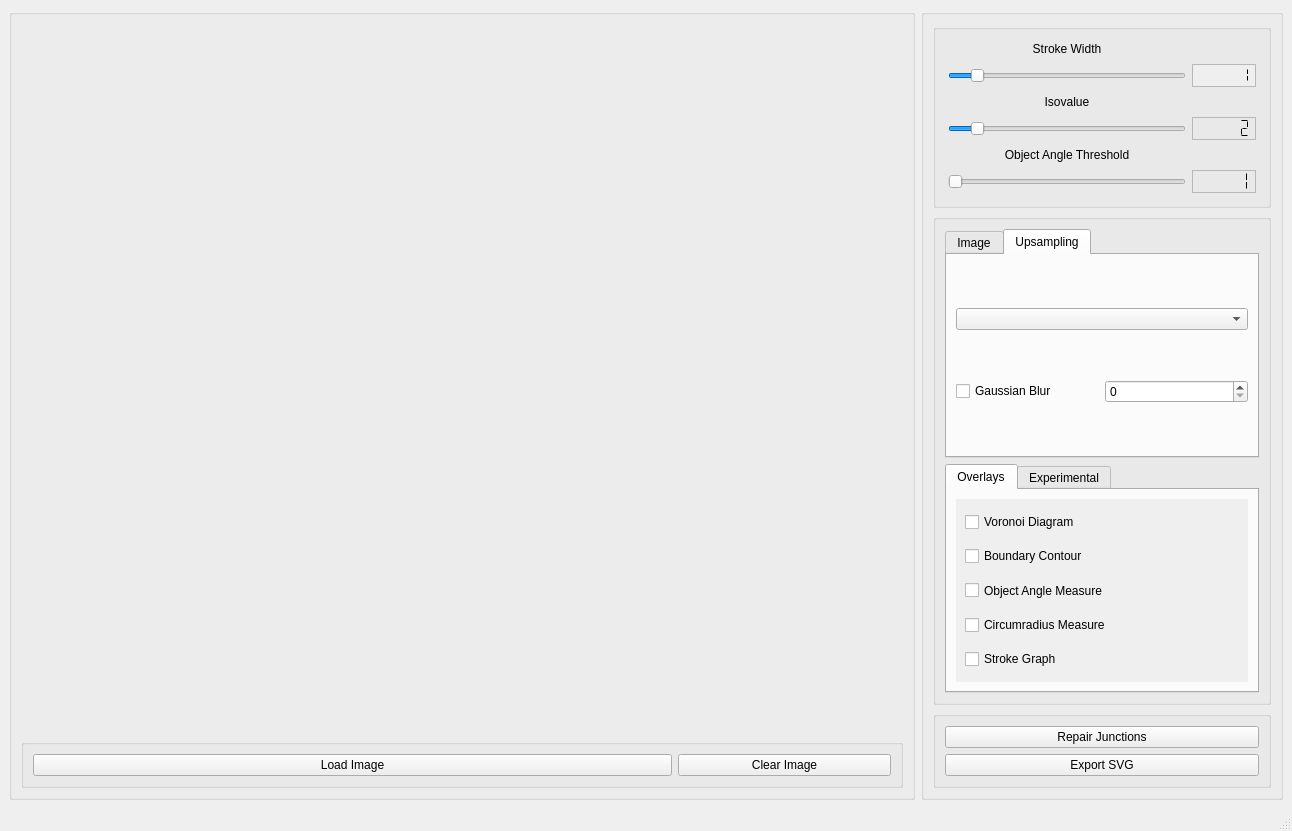
<?xml version="1.0" encoding="UTF-8"?>
<ui version="4.0">
 <class>MainWindow</class>
 <widget class="QMainWindow" name="MainWindow">
  <property name="geometry">
   <rect>
    <x>0</x>
    <y>0</y>
    <width>1292</width>
    <height>831</height>
   </rect>
  </property>
  <property name="windowTitle">
   <string>Measure Medial Axis</string>
  </property>
  <property name="unifiedTitleAndToolBarOnMac">
   <bool>false</bool>
  </property>
  <widget class="QWidget" name="centralwidget">
   <property name="sizePolicy">
    <sizepolicy hsizetype="Expanding" vsizetype="Expanding">
     <horstretch>0</horstretch>
     <verstretch>0</verstretch>
    </sizepolicy>
   </property>
   <property name="palette">
    <palette>
     <active>
      <colorrole role="Highlight">
       <brush brushstyle="SolidPattern">
        <color alpha="255">
         <red>0</red>
         <green>144</green>
         <blue>255</blue>
        </color>
       </brush>
      </colorrole>
     </active>
     <inactive>
      <colorrole role="Highlight">
       <brush brushstyle="SolidPattern">
        <color alpha="255">
         <red>0</red>
         <green>144</green>
         <blue>255</blue>
        </color>
       </brush>
      </colorrole>
     </inactive>
     <disabled>
      <colorrole role="Highlight">
       <brush brushstyle="SolidPattern">
        <color alpha="255">
         <red>145</red>
         <green>145</green>
         <blue>145</blue>
        </color>
       </brush>
      </colorrole>
     </disabled>
    </palette>
   </property>
   <layout class="QGridLayout" name="gridLayout">
    <item row="0" column="0">
     <widget class="QGroupBox" name="VisualizerBox">
      <property name="sizePolicy">
       <sizepolicy hsizetype="Preferred" vsizetype="Preferred">
        <horstretch>5</horstretch>
        <verstretch>1</verstretch>
       </sizepolicy>
      </property>
      <property name="title">
       <string/>
      </property>
      <layout class="QVBoxLayout" name="verticalLayout">
       <item>
        <widget class="MPLWidget" name="mpl_widget" native="true">
         <property name="sizePolicy">
          <sizepolicy hsizetype="Preferred" vsizetype="Preferred">
           <horstretch>0</horstretch>
           <verstretch>15</verstretch>
          </sizepolicy>
         </property>
         <property name="minimumSize">
          <size>
           <width>400</width>
           <height>400</height>
          </size>
         </property>
        </widget>
       </item>
       <item>
        <widget class="QGroupBox" name="gb_visualizer">
         <property name="sizePolicy">
          <sizepolicy hsizetype="Preferred" vsizetype="Preferred">
           <horstretch>0</horstretch>
           <verstretch>1</verstretch>
          </sizepolicy>
         </property>
         <property name="toolTip">
          <string/>
         </property>
         <property name="toolTipDuration">
          <number>0</number>
         </property>
         <property name="autoFillBackground">
          <bool>false</bool>
         </property>
         <property name="title">
          <string/>
         </property>
         <property name="flat">
          <bool>false</bool>
         </property>
         <property name="checkable">
          <bool>false</bool>
         </property>
         <property name="checked">
          <bool>false</bool>
         </property>
         <layout class="QHBoxLayout" name="horizontalLayout">
          <item>
           <widget class="QPushButton" name="load_image_pushbutton">
            <property name="sizePolicy">
             <sizepolicy hsizetype="Minimum" vsizetype="Fixed">
              <horstretch>3</horstretch>
              <verstretch>0</verstretch>
             </sizepolicy>
            </property>
            <property name="cursor">
             <cursorShape>PointingHandCursor</cursorShape>
            </property>
            <property name="focusPolicy">
             <enum>Qt::NoFocus</enum>
            </property>
            <property name="text">
             <string>Load Image</string>
            </property>
            <property name="icon">
             <iconset theme="QIcon::ThemeIcon::DocumentOpen">
              <normaloff>.</normaloff>.</iconset>
            </property>
            <property name="flat">
             <bool>false</bool>
            </property>
           </widget>
          </item>
          <item>
           <widget class="QPushButton" name="clear_image_pushbutton">
            <property name="sizePolicy">
             <sizepolicy hsizetype="Minimum" vsizetype="Fixed">
              <horstretch>1</horstretch>
              <verstretch>0</verstretch>
             </sizepolicy>
            </property>
            <property name="cursor">
             <cursorShape>PointingHandCursor</cursorShape>
            </property>
            <property name="text">
             <string>Clear Image</string>
            </property>
            <property name="icon">
             <iconset theme="QIcon::ThemeIcon::ApplicationExit">
              <normaloff>.</normaloff>.</iconset>
            </property>
           </widget>
          </item>
         </layout>
        </widget>
       </item>
      </layout>
     </widget>
    </item>
    <item row="0" column="1">
     <widget class="QGroupBox" name="ControlsBox">
      <property name="sizePolicy">
       <sizepolicy hsizetype="Preferred" vsizetype="Preferred">
        <horstretch>2</horstretch>
        <verstretch>3</verstretch>
       </sizepolicy>
      </property>
      <property name="title">
       <string/>
      </property>
      <layout class="QVBoxLayout" name="verticalLayout_2">
       <item>
        <widget class="QGroupBox" name="sliders_groupbox">
         <property name="sizePolicy">
          <sizepolicy hsizetype="Preferred" vsizetype="Preferred">
           <horstretch>0</horstretch>
           <verstretch>1</verstretch>
          </sizepolicy>
         </property>
         <property name="title">
          <string/>
         </property>
         <layout class="QGridLayout" name="gridLayout_2" rowstretch="1,2,1,2,1,2" rowminimumheight="1,2,1,2,1,2">
          <property name="leftMargin">
           <number>12</number>
          </property>
          <property name="topMargin">
           <number>12</number>
          </property>
          <property name="rightMargin">
           <number>12</number>
          </property>
          <property name="bottomMargin">
           <number>12</number>
          </property>
          <property name="verticalSpacing">
           <number>8</number>
          </property>
          <item row="1" column="0">
           <widget class="QSlider" name="stroke_width_slider">
            <property name="sizePolicy">
             <sizepolicy hsizetype="Expanding" vsizetype="MinimumExpanding">
              <horstretch>4</horstretch>
              <verstretch>0</verstretch>
             </sizepolicy>
            </property>
            <property name="cursor">
             <cursorShape>PointingHandCursor</cursorShape>
            </property>
            <property name="minimum">
             <number>1</number>
            </property>
            <property name="maximum">
             <number>1000</number>
            </property>
            <property name="singleStep">
             <number>1</number>
            </property>
            <property name="pageStep">
             <number>1</number>
            </property>
            <property name="value">
             <number>100</number>
            </property>
            <property name="sliderPosition">
             <number>100</number>
            </property>
            <property name="orientation">
             <enum>Qt::Horizontal</enum>
            </property>
            <property name="tickPosition">
             <enum>QSlider::NoTicks</enum>
            </property>
            <property name="tickInterval">
             <number>1</number>
            </property>
           </widget>
          </item>
          <item row="2" column="0">
           <widget class="QLabel" name="isovalue_label">
            <property name="sizePolicy">
             <sizepolicy hsizetype="Preferred" vsizetype="Expanding">
              <horstretch>4</horstretch>
              <verstretch>0</verstretch>
             </sizepolicy>
            </property>
            <property name="text">
             <string>Isovalue</string>
            </property>
            <property name="alignment">
             <set>Qt::AlignCenter</set>
            </property>
           </widget>
          </item>
          <item row="3" column="1">
           <widget class="QLCDNumber" name="isovalue_display">
            <property name="sizePolicy">
             <sizepolicy hsizetype="Minimum" vsizetype="MinimumExpanding">
              <horstretch>1</horstretch>
              <verstretch>0</verstretch>
             </sizepolicy>
            </property>
            <property name="frameShape">
             <enum>QFrame::StyledPanel</enum>
            </property>
            <property name="frameShadow">
             <enum>QFrame::Raised</enum>
            </property>
            <property name="smallDecimalPoint">
             <bool>true</bool>
            </property>
            <property name="digitCount">
             <number>5</number>
            </property>
            <property name="segmentStyle">
             <enum>QLCDNumber::Flat</enum>
            </property>
            <property name="value" stdset="0">
             <double>2.000000000000000</double>
            </property>
            <property name="intValue" stdset="0">
             <number>2</number>
            </property>
           </widget>
          </item>
          <item row="3" column="0">
           <widget class="QSlider" name="isovalue_slider">
            <property name="sizePolicy">
             <sizepolicy hsizetype="Expanding" vsizetype="Preferred">
              <horstretch>4</horstretch>
              <verstretch>0</verstretch>
             </sizepolicy>
            </property>
            <property name="cursor">
             <cursorShape>PointingHandCursor</cursorShape>
            </property>
            <property name="maximum">
             <number>1000</number>
            </property>
            <property name="value">
             <number>100</number>
            </property>
            <property name="sliderPosition">
             <number>100</number>
            </property>
            <property name="orientation">
             <enum>Qt::Horizontal</enum>
            </property>
            <property name="tickPosition">
             <enum>QSlider::NoTicks</enum>
            </property>
            <property name="tickInterval">
             <number>50</number>
            </property>
           </widget>
          </item>
          <item row="0" column="0">
           <widget class="QLabel" name="stroke_width_label">
            <property name="sizePolicy">
             <sizepolicy hsizetype="Preferred" vsizetype="MinimumExpanding">
              <horstretch>4</horstretch>
              <verstretch>0</verstretch>
             </sizepolicy>
            </property>
            <property name="layoutDirection">
             <enum>Qt::LeftToRight</enum>
            </property>
            <property name="text">
             <string>Stroke Width</string>
            </property>
            <property name="alignment">
             <set>Qt::AlignCenter</set>
            </property>
           </widget>
          </item>
          <item row="5" column="0">
           <widget class="QSlider" name="object_angle_slider">
            <property name="sizePolicy">
             <sizepolicy hsizetype="Expanding" vsizetype="MinimumExpanding">
              <horstretch>0</horstretch>
              <verstretch>0</verstretch>
             </sizepolicy>
            </property>
            <property name="maximum">
             <number>1000</number>
            </property>
            <property name="value">
             <number>0</number>
            </property>
            <property name="sliderPosition">
             <number>0</number>
            </property>
            <property name="orientation">
             <enum>Qt::Horizontal</enum>
            </property>
           </widget>
          </item>
          <item row="1" column="1">
           <widget class="QLCDNumber" name="stroke_width_display">
            <property name="enabled">
             <bool>true</bool>
            </property>
            <property name="sizePolicy">
             <sizepolicy hsizetype="Minimum" vsizetype="MinimumExpanding">
              <horstretch>1</horstretch>
              <verstretch>0</verstretch>
             </sizepolicy>
            </property>
            <property name="font">
             <font>
              <bold>false</bold>
             </font>
            </property>
            <property name="focusPolicy">
             <enum>Qt::StrongFocus</enum>
            </property>
            <property name="contextMenuPolicy">
             <enum>Qt::PreventContextMenu</enum>
            </property>
            <property name="autoFillBackground">
             <bool>true</bool>
            </property>
            <property name="frameShape">
             <enum>QFrame::StyledPanel</enum>
            </property>
            <property name="frameShadow">
             <enum>QFrame::Plain</enum>
            </property>
            <property name="smallDecimalPoint">
             <bool>true</bool>
            </property>
            <property name="digitCount">
             <number>6</number>
            </property>
            <property name="segmentStyle">
             <enum>QLCDNumber::Flat</enum>
            </property>
            <property name="value" stdset="0">
             <double>1.000000000000000</double>
            </property>
            <property name="intValue" stdset="0">
             <number>1</number>
            </property>
           </widget>
          </item>
          <item row="4" column="0">
           <widget class="QLabel" name="label">
            <property name="sizePolicy">
             <sizepolicy hsizetype="Preferred" vsizetype="MinimumExpanding">
              <horstretch>4</horstretch>
              <verstretch>0</verstretch>
             </sizepolicy>
            </property>
            <property name="text">
             <string>Object Angle Threshold</string>
            </property>
            <property name="alignment">
             <set>Qt::AlignCenter</set>
            </property>
           </widget>
          </item>
          <item row="5" column="1">
           <widget class="QLCDNumber" name="object_angle_display">
            <property name="sizePolicy">
             <sizepolicy hsizetype="Minimum" vsizetype="MinimumExpanding">
              <horstretch>0</horstretch>
              <verstretch>0</verstretch>
             </sizepolicy>
            </property>
            <property name="frameShape">
             <enum>QFrame::StyledPanel</enum>
            </property>
            <property name="frameShadow">
             <enum>QFrame::Sunken</enum>
            </property>
            <property name="smallDecimalPoint">
             <bool>false</bool>
            </property>
            <property name="segmentStyle">
             <enum>QLCDNumber::Flat</enum>
            </property>
            <property name="value" stdset="0">
             <double>1.000000000000000</double>
            </property>
           </widget>
          </item>
         </layout>
        </widget>
       </item>
       <item>
        <widget class="QGroupBox" name="ImageOptionsBox">
         <property name="sizePolicy">
          <sizepolicy hsizetype="Preferred" vsizetype="Preferred">
           <horstretch>0</horstretch>
           <verstretch>8</verstretch>
          </sizepolicy>
         </property>
         <property name="title">
          <string/>
         </property>
         <layout class="QVBoxLayout" name="verticalLayout_4">
          <item>
           <widget class="QTabWidget" name="ImageTabWidget">
            <property name="sizePolicy">
             <sizepolicy hsizetype="Expanding" vsizetype="Expanding">
              <horstretch>0</horstretch>
              <verstretch>1</verstretch>
             </sizepolicy>
            </property>
            <property name="tabPosition">
             <enum>QTabWidget::North</enum>
            </property>
            <property name="tabShape">
             <enum>QTabWidget::Rounded</enum>
            </property>
            <property name="currentIndex">
             <number>1</number>
            </property>
            <property name="elideMode">
             <enum>Qt::ElideLeft</enum>
            </property>
            <property name="usesScrollButtons">
             <bool>false</bool>
            </property>
            <property name="documentMode">
             <bool>false</bool>
            </property>
            <property name="tabsClosable">
             <bool>false</bool>
            </property>
            <property name="movable">
             <bool>false</bool>
            </property>
            <property name="tabBarAutoHide">
             <bool>false</bool>
            </property>
            <widget class="QWidget" name="ImageVisualizationTab">
             <property name="mouseTracking">
              <bool>false</bool>
             </property>
             <attribute name="title">
              <string>Image</string>
             </attribute>
             <layout class="QGridLayout" name="gridLayout_3">
              <item row="0" column="0">
               <widget class="QScrollArea" name="scrollArea_2">
                <property name="sizePolicy">
                 <sizepolicy hsizetype="MinimumExpanding" vsizetype="Expanding">
                  <horstretch>0</horstretch>
                  <verstretch>0</verstretch>
                 </sizepolicy>
                </property>
                <property name="frameShape">
                 <enum>QFrame::NoFrame</enum>
                </property>
                <property name="lineWidth">
                 <number>0</number>
                </property>
                <property name="midLineWidth">
                 <number>0</number>
                </property>
                <property name="widgetResizable">
                 <bool>true</bool>
                </property>
                <widget class="QWidget" name="scrollAreaWidgetContents_2">
                 <property name="geometry">
                  <rect>
                   <x>0</x>
                   <y>0</y>
                   <width>292</width>
                   <height>162</height>
                  </rect>
                 </property>
                 <layout class="QVBoxLayout" name="verticalLayout_7">
                  <item>
                   <widget class="QRadioButton" name="original_image_radiobutton">
                    <property name="sizePolicy">
                     <sizepolicy hsizetype="Minimum" vsizetype="MinimumExpanding">
                      <horstretch>0</horstretch>
                      <verstretch>0</verstretch>
                     </sizepolicy>
                    </property>
                    <property name="cursor">
                     <cursorShape>PointingHandCursor</cursorShape>
                    </property>
                    <property name="text">
                     <string>Original Image</string>
                    </property>
                   </widget>
                  </item>
                  <item>
                   <widget class="QRadioButton" name="distance_radiobutton">
                    <property name="sizePolicy">
                     <sizepolicy hsizetype="Minimum" vsizetype="MinimumExpanding">
                      <horstretch>0</horstretch>
                      <verstretch>0</verstretch>
                     </sizepolicy>
                    </property>
                    <property name="cursor">
                     <cursorShape>PointingHandCursor</cursorShape>
                    </property>
                    <property name="text">
                     <string>Distance Function</string>
                    </property>
                   </widget>
                  </item>
                  <item>
                   <widget class="QRadioButton" name="clean_canvas_radiobutton">
                    <property name="sizePolicy">
                     <sizepolicy hsizetype="Minimum" vsizetype="MinimumExpanding">
                      <horstretch>0</horstretch>
                      <verstretch>0</verstretch>
                     </sizepolicy>
                    </property>
                    <property name="text">
                     <string>Clean Canvas</string>
                    </property>
                   </widget>
                  </item>
                 </layout>
                </widget>
               </widget>
              </item>
             </layout>
            </widget>
            <widget class="QWidget" name="upsampling_tab">
             <attribute name="title">
              <string>Upsampling</string>
             </attribute>
             <layout class="QGridLayout" name="gridLayout_4">
              <item row="1" column="0">
               <widget class="QCheckBox" name="gaussian_blur_checkbox">
                <property name="text">
                 <string>Gaussian Blur</string>
                </property>
               </widget>
              </item>
              <item row="1" column="1">
               <widget class="QSpinBox" name="gaussian_blur_spinbox">
                <property name="wrapping">
                 <bool>false</bool>
                </property>
               </widget>
              </item>
              <item row="0" column="0" colspan="2">
               <widget class="QComboBox" name="upsampling_combobox">
                <property name="sizePolicy">
                 <sizepolicy hsizetype="Expanding" vsizetype="Fixed">
                  <horstretch>0</horstretch>
                  <verstretch>0</verstretch>
                 </sizepolicy>
                </property>
                <property name="cursor">
                 <cursorShape>PointingHandCursor</cursorShape>
                </property>
                <property name="placeholderText">
                 <string>Upsampling Technique</string>
                </property>
                <item>
                 <property name="text">
                  <string>None</string>
                 </property>
                </item>
                <item>
                 <property name="text">
                  <string>2x Bilinear</string>
                 </property>
                </item>
                <item>
                 <property name="text">
                  <string>4x Bilinear</string>
                 </property>
                </item>
                <item>
                 <property name="text">
                  <string>2x Naive</string>
                 </property>
                </item>
                <item>
                 <property name="text">
                  <string>4x Naive</string>
                 </property>
                </item>
               </widget>
              </item>
             </layout>
            </widget>
           </widget>
          </item>
          <item>
           <widget class="QTabWidget" name="OverlaysTabWidget">
            <property name="sizePolicy">
             <sizepolicy hsizetype="Expanding" vsizetype="Expanding">
              <horstretch>0</horstretch>
              <verstretch>1</verstretch>
             </sizepolicy>
            </property>
            <property name="tabShape">
             <enum>QTabWidget::Rounded</enum>
            </property>
            <property name="currentIndex">
             <number>0</number>
            </property>
            <property name="elideMode">
             <enum>Qt::ElideLeft</enum>
            </property>
            <widget class="QWidget" name="OverlaysTab">
             <attribute name="title">
              <string>Overlays</string>
             </attribute>
             <layout class="QVBoxLayout" name="verticalLayout_3">
              <item>
               <widget class="QScrollArea" name="scrollArea">
                <property name="sizePolicy">
                 <sizepolicy hsizetype="MinimumExpanding" vsizetype="Preferred">
                  <horstretch>0</horstretch>
                  <verstretch>0</verstretch>
                 </sizepolicy>
                </property>
                <property name="frameShape">
                 <enum>QFrame::NoFrame</enum>
                </property>
                <property name="lineWidth">
                 <number>0</number>
                </property>
                <property name="midLineWidth">
                 <number>0</number>
                </property>
                <property name="widgetResizable">
                 <bool>true</bool>
                </property>
                <widget class="QWidget" name="scrollAreaWidgetContents">
                 <property name="geometry">
                  <rect>
                   <x>0</x>
                   <y>0</y>
                   <width>292</width>
                   <height>161</height>
                  </rect>
                 </property>
                 <layout class="QVBoxLayout" name="verticalLayout_5">
                  <item>
                   <widget class="QCheckBox" name="voronoi_diagram_checkbox">
                    <property name="sizePolicy">
                     <sizepolicy hsizetype="Preferred" vsizetype="MinimumExpanding">
                      <horstretch>0</horstretch>
                      <verstretch>0</verstretch>
                     </sizepolicy>
                    </property>
                    <property name="cursor">
                     <cursorShape>PointingHandCursor</cursorShape>
                    </property>
                    <property name="text">
                     <string>Voronoi Diagram</string>
                    </property>
                   </widget>
                  </item>
                  <item>
                   <widget class="QCheckBox" name="level_set_contour_checkbox">
                    <property name="sizePolicy">
                     <sizepolicy hsizetype="Minimum" vsizetype="MinimumExpanding">
                      <horstretch>0</horstretch>
                      <verstretch>0</verstretch>
                     </sizepolicy>
                    </property>
                    <property name="cursor">
                     <cursorShape>PointingHandCursor</cursorShape>
                    </property>
                    <property name="text">
                     <string>Boundary Contour</string>
                    </property>
                   </widget>
                  </item>
                  <item>
                   <widget class="QCheckBox" name="object_angle_checkbox">
                    <property name="sizePolicy">
                     <sizepolicy hsizetype="Minimum" vsizetype="Expanding">
                      <horstretch>0</horstretch>
                      <verstretch>0</verstretch>
                     </sizepolicy>
                    </property>
                    <property name="text">
                     <string>Object Angle Measure</string>
                    </property>
                   </widget>
                  </item>
                  <item>
                   <widget class="QCheckBox" name="circumradius_checkbox">
                    <property name="sizePolicy">
                     <sizepolicy hsizetype="Minimum" vsizetype="MinimumExpanding">
                      <horstretch>0</horstretch>
                      <verstretch>0</verstretch>
                     </sizepolicy>
                    </property>
                    <property name="text">
                     <string>Circumradius Measure</string>
                    </property>
                   </widget>
                  </item>
                  <item>
                   <widget class="QCheckBox" name="stroke_graph_checkbox">
                    <property name="sizePolicy">
                     <sizepolicy hsizetype="Minimum" vsizetype="MinimumExpanding">
                      <horstretch>0</horstretch>
                      <verstretch>0</verstretch>
                     </sizepolicy>
                    </property>
                    <property name="cursor">
                     <cursorShape>PointingHandCursor</cursorShape>
                    </property>
                    <property name="text">
                     <string>Stroke Graph</string>
                    </property>
                   </widget>
                  </item>
                 </layout>
                </widget>
               </widget>
              </item>
             </layout>
            </widget>
            <widget class="QWidget" name="ExperimentalOverlayTab">
             <attribute name="title">
              <string>Experimental</string>
             </attribute>
            </widget>
           </widget>
          </item>
         </layout>
        </widget>
       </item>
       <item>
        <widget class="QGroupBox" name="ActionButtons">
         <property name="sizePolicy">
          <sizepolicy hsizetype="Preferred" vsizetype="Preferred">
           <horstretch>0</horstretch>
           <verstretch>1</verstretch>
          </sizepolicy>
         </property>
         <property name="title">
          <string/>
         </property>
         <layout class="QVBoxLayout" name="verticalLayout_6">
          <item>
           <widget class="QPushButton" name="repair_junctions_pushbutton">
            <property name="text">
             <string>Repair Junctions</string>
            </property>
           </widget>
          </item>
          <item>
           <widget class="QPushButton" name="export_svg_pushbutton">
            <property name="cursor">
             <cursorShape>PointingHandCursor</cursorShape>
            </property>
            <property name="text">
             <string>Export SVG</string>
            </property>
           </widget>
          </item>
         </layout>
        </widget>
       </item>
      </layout>
     </widget>
    </item>
   </layout>
  </widget>
  <widget class="QMenuBar" name="menubar">
   <property name="geometry">
    <rect>
     <x>0</x>
     <y>0</y>
     <width>1292</width>
     <height>22</height>
    </rect>
   </property>
  </widget>
  <widget class="QStatusBar" name="statusbar"/>
 </widget>
 <customwidgets>
  <customwidget>
   <class>MPLWidget</class>
   <extends>QWidget</extends>
   <header>MPLWidget.h</header>
   <container>1</container>
  </customwidget>
 </customwidgets>
 <resources/>
 <connections/>
</ui>
